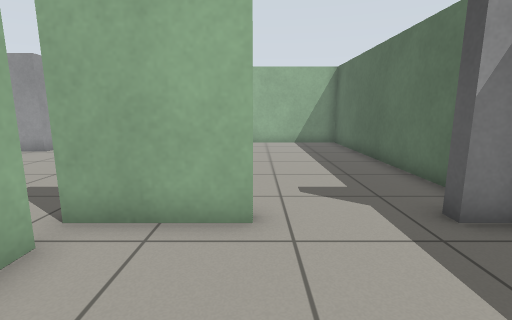
view 1 (above)

17 first-person views from a walk through a robot-simulator world made for Gazebo. The camera is 0.86 m above the floor, tilts 10° down and sees 85° across. The floor is counted in squares, 0.5 m on a side. Each view is taken from the middle of a square. On the plan, view 1 faces up. The plan holds only what a view shows up to about 15 squares ahead; the rest is blank.

view 2
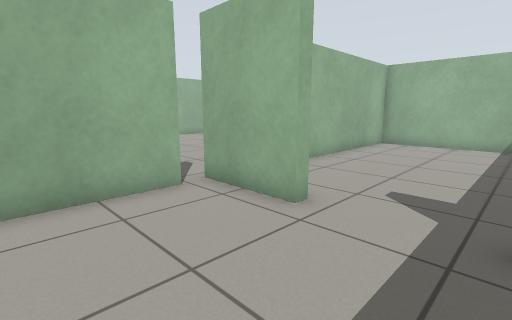

view 3
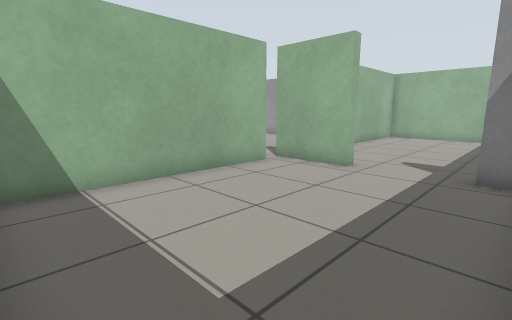

view 4
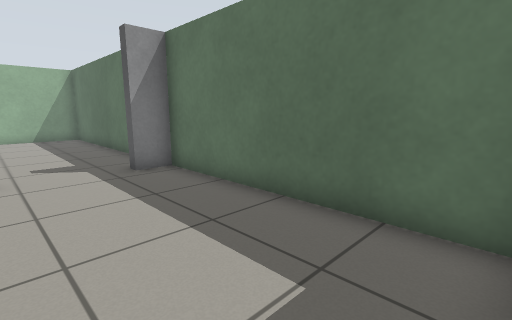

view 5
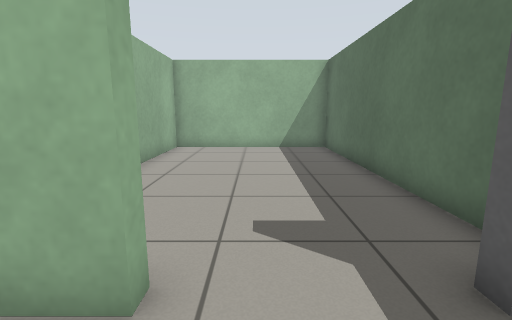

view 6
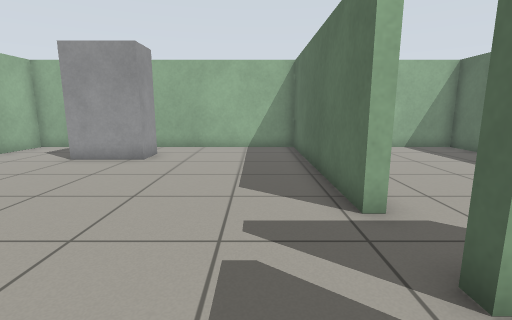

view 7
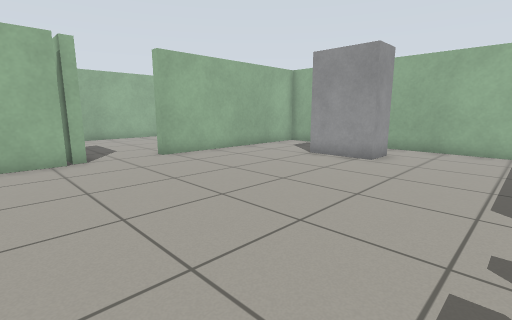

view 8
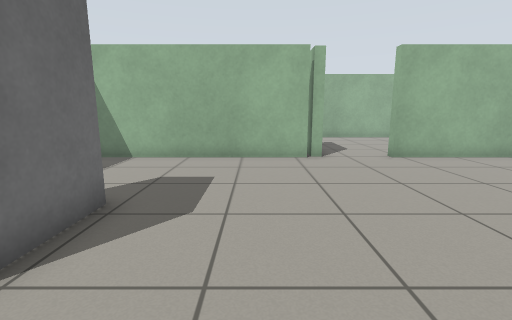

view 9
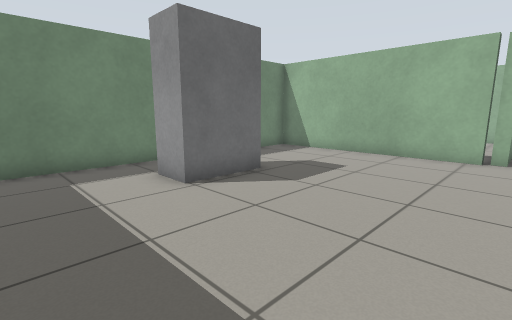

view 10
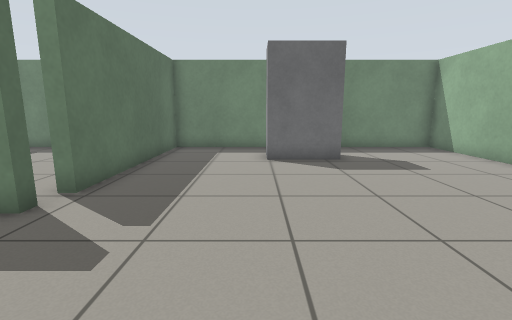

view 11
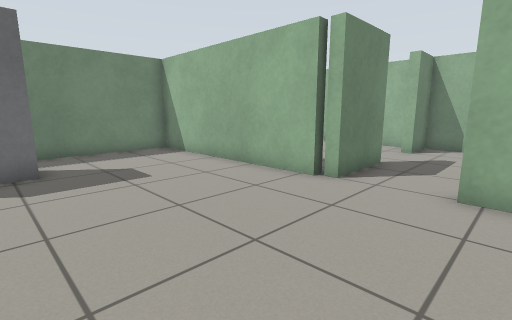

view 12
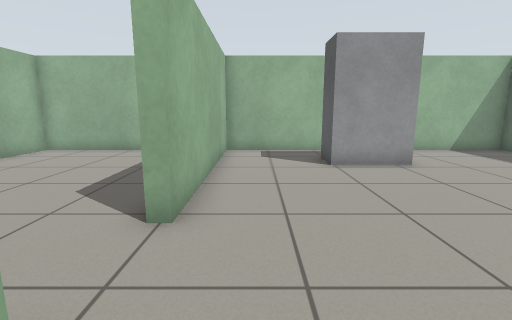

view 13
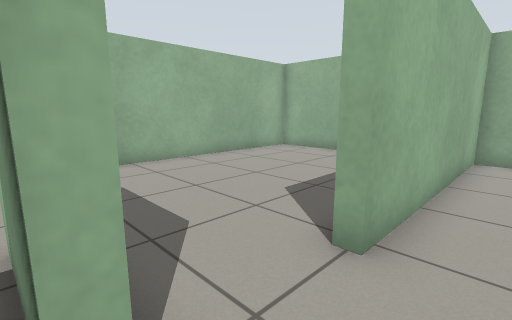

view 14
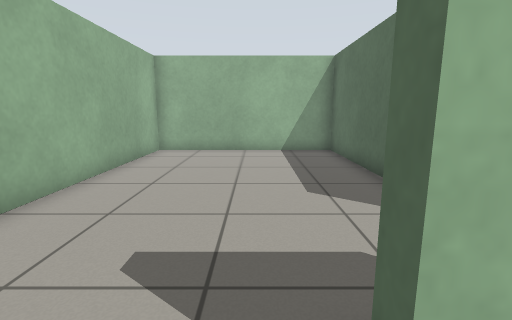

view 15
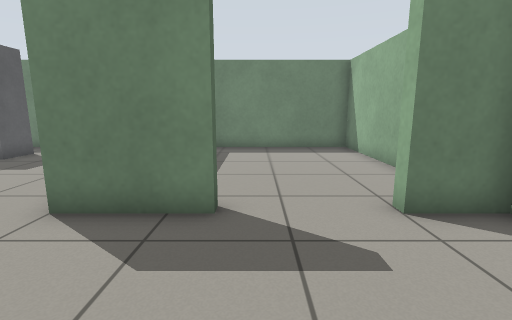

view 16
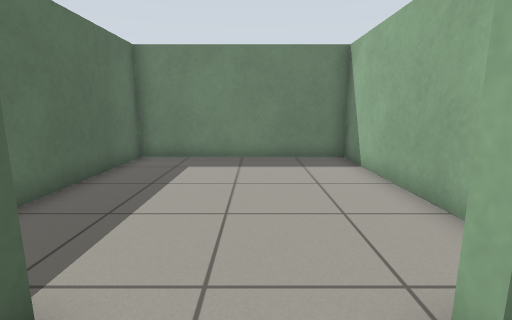

view 17
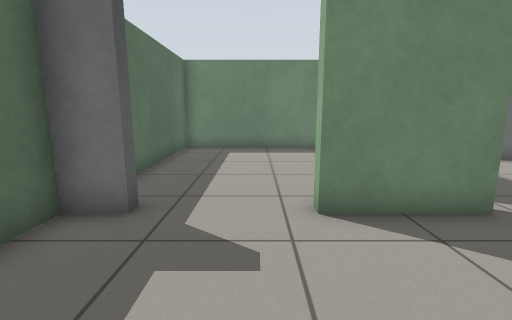

### Floor plan
Points are (right, up) in squares from view 1. A wall is a line through its corners. A room is listed if a view was taken in it or the views show most of it. See-through windows are left out.
Room 1 (views 1, 2, 3, 4, 5, 17)
walls: (-2.8, 6.5) (-3.2, 6.5); (-3, 4.5) (0, 4.5) (0, 4.1) (-3, 4.1); (-3.2, 3.3) (-2.8, 3.3) (-2.8, -3.9); (-1.9, -4.3) (4.3, -4.3) (4.3, 15.3) (-2.8, 15.3) (-2.8, 8.5)
ways out: opening at (-3, 5.5) to room 2
objects: grey box (3, 4) to (4, 4)
Room 2 (views 6, 7, 8, 9, 10, 11, 12, 13)
walls: (-15.5, 4.5) (-15.5, 4.1); (-15.8, 3.9) (-15.3, 3.9) (-15.3, -4.3) (-10.4, -4.3); (-3.2, 6.5) (-3.2, 15.3) (-15.3, 15.3) (-15.3, 7.1); (-3, 4.1) (-3, 4.5); (-8.8, -4.3) (-3.2, -4.3) (-3.2, 3.3)
ways out: opening at (-3, 5.5) to room 1; opening at (-16, 6) to room 4
objects: grey box (-11, 12) to (-9, 13); grey box (-10, -2) to (-8, -1)
Room 3 (view 14)
walls: (-23.3, 3.6) (-23.3, -4.3) (-15.7, -4.3) (-15.7, 1.2); (-15.5, 4.1) (-18.3, 4.1)
ways out: opening at (-20, 4) to room 4
Room 4 (views 15, 16)
walls: (-15.7, 10) (-15.7, 15.3) (-23.3, 15.3) (-23.3, 4.5) (-21.5, 4.5) (-21.5, 4); (-15.3, 7.1) (-15.8, 7.1); (-18.3, 4.1) (-18.3, 4.5) (-15.5, 4.5)
ways out: opening at (-16, 6) to room 2; opening at (-20, 4) to room 3

Positions as (right, up) in squares from view 1, and headings:
1: (0, 0), facing up
2: (3, 0), facing up-left
3: (4, -4), facing up-left
4: (0, -4), facing up-right
5: (1, 2), facing up
6: (-5, 2), facing up
7: (-5, 2), facing up-left
8: (-5, 2), facing left
9: (-4, 5), facing down-left
10: (-7, 9), facing down
11: (-9, 8), facing down-left
12: (-14, 3), facing up
13: (-14, 4), facing up-left
14: (-19, 3), facing up
15: (-19, 9), facing down
16: (-20, 6), facing down
17: (1, 9), facing down
